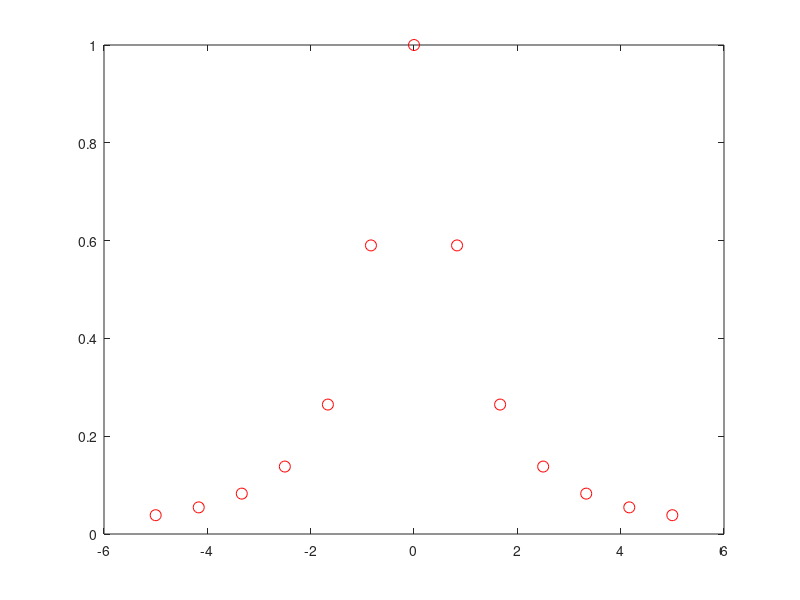

Recreate this plot in MATLAB. (Note: this script raises an error after producing the figure.)
%  berechnet die polynomiale
%  Interpolation fuer 1/(1+x^2)
%
%   Gerd Rapin  23.11.2003

% Stuetzstellen
x = linspace(-5,5,13);
y = 1./(1+x.*x);
plot(x,y,'or','Markersize',8);
hold on;
% Berechnen der Koeffizienten
p = interpol2(x,y);
% Plotten
x1 = linspace(-5,5,100);
y1 = ausw_poly2(p',x1);
y2 = 1./(1+x1.*x1);
plot(x1,y1,x1,y2,'Linewidth',3);
xlim([-6,6]);grid on; box on;
legend('Interpolationspunkte',...
   'Interpolierende von f','f(x)=1/(1+x^2)');
hold off
